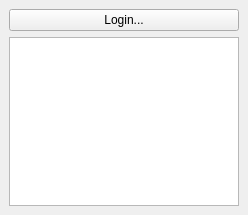
<?xml version="1.0" encoding="UTF-8"?>
<ui version="4.0">
 <class>MuseumsGISDockWidgetBase</class>
 <widget class="QDockWidget" name="MuseumsGISDockWidgetBase">
  <property name="geometry">
   <rect>
    <x>0</x>
    <y>0</y>
    <width>248</width>
    <height>215</height>
   </rect>
  </property>
  <property name="autoFillBackground">
   <bool>false</bool>
  </property>
  <property name="windowTitle">
   <string>MuseumsGIS</string>
  </property>
  <widget class="QWidget" name="dockWidgetContents">
   <layout class="QGridLayout" name="gridLayout">
    <item row="0" column="0">
     <layout class="QVBoxLayout" name="verticalLayout">
      <item>
       <layout class="QHBoxLayout" name="horizontalLayout">
        <item>
         <widget class="QPushButton" name="pushButton_2">
          <property name="text">
           <string>Login...</string>
          </property>
         </widget>
        </item>
       </layout>
      </item>
      <item>
       <widget class="QTreeWidget" name="treeWidget">
        <property name="alternatingRowColors">
         <bool>true</bool>
        </property>
        <property name="columnCount">
         <number>2</number>
        </property>
        <attribute name="headerVisible">
         <bool>false</bool>
        </attribute>
        <column>
         <property name="text">
          <string notr="true">1</string>
         </property>
        </column>
        <column>
         <property name="text">
          <string notr="true">2</string>
         </property>
        </column>
       </widget>
      </item>
     </layout>
    </item>
   </layout>
  </widget>
 </widget>
 <resources/>
 <connections/>
</ui>
